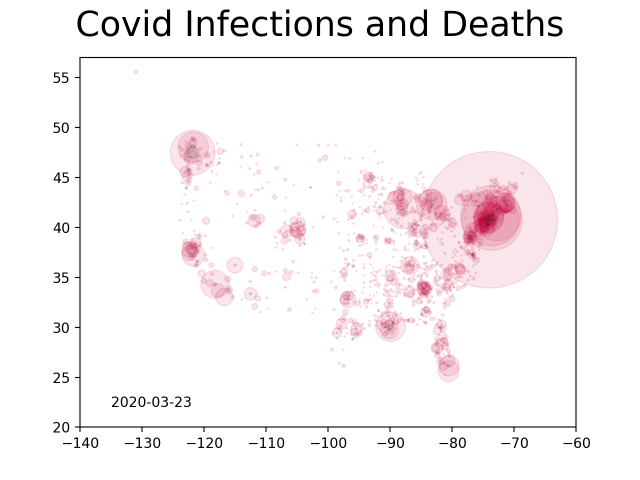
#> input picture daily_images/us_bubble_map_20200323.png, 1280 x 960 px (shown at 1/2 size)
$ python -i loadCovid.py   (imports and definitions only)
#> lines starting #> are read from the running program, lines starting #| are printed output that depends on the picture

"""
This will load csv files formatted with a FIPS id column.
It relies on the parameters in config.py.
"""
from config import settings
import os, numpy, io, datetime, json, requests, pandas as pd
from sqlalchemy import create_engine
from  sqlalchemy.connectors import pyodbc
#from sqlalchemy.dialects import postgresql
#from psycopg2 import ProgrammingError
import matplotlib
from matplotlib import pyplot as plt
from PIL import Image
from IPython.display import Image as IImage
import numpy as np

from queries import  *
from config import settings
# [4 lines of commented-out code are left out]
covidPath = settings['covidPath']
# [1 line that did not run here, left out]


#gmaps.configure(api_key=os.environ["GMAPS_API_KEY"])
dt = datetime.datetime.today() #(2020,4,9)
DT = dt.strftime('%Y%m%d') #'20200322' #
DATEY = dt.strftime('%Y-%m-%d') #'2020-03-22' #


GMAPS_BASE = 'https://maps.googleapis.com/maps/api'

# [1 line not run here, left out]
# [1 line that did not run here, left out]


# [79 lines left out: functions GET_COLUMNS, sqlExecute, insertFile, loadData, loadDataPath, lookupCoords, not called in this run]


def getNewPlaces():
    return [i[0] for i in sqlExecute(pg, NEW_PLACES)]

# [32 lines not run here, left out]

def bubbleSize(number):
    return np.log(number)*np.sqrt(number)


# [62 lines not run here, left out]

    #IImage(filename="covid_2020.gif", format='png')

>>> import cv2
>>> picture = cv2.imread('daily_images/us_bubble_map_20200323.png', cv2.IMREAD_GRAYSCALE)
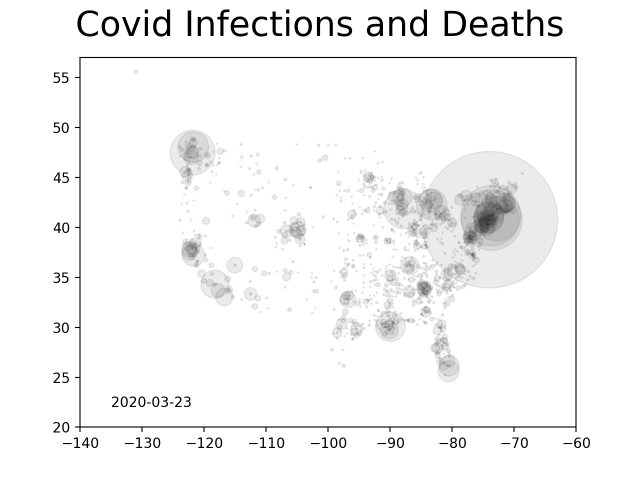
#> picture: shape (960, 1280) (shown at 1/2 size); min 0, max 255, mean 245.5
#> (the run stopped early here; a loop or call above may not have finished)
